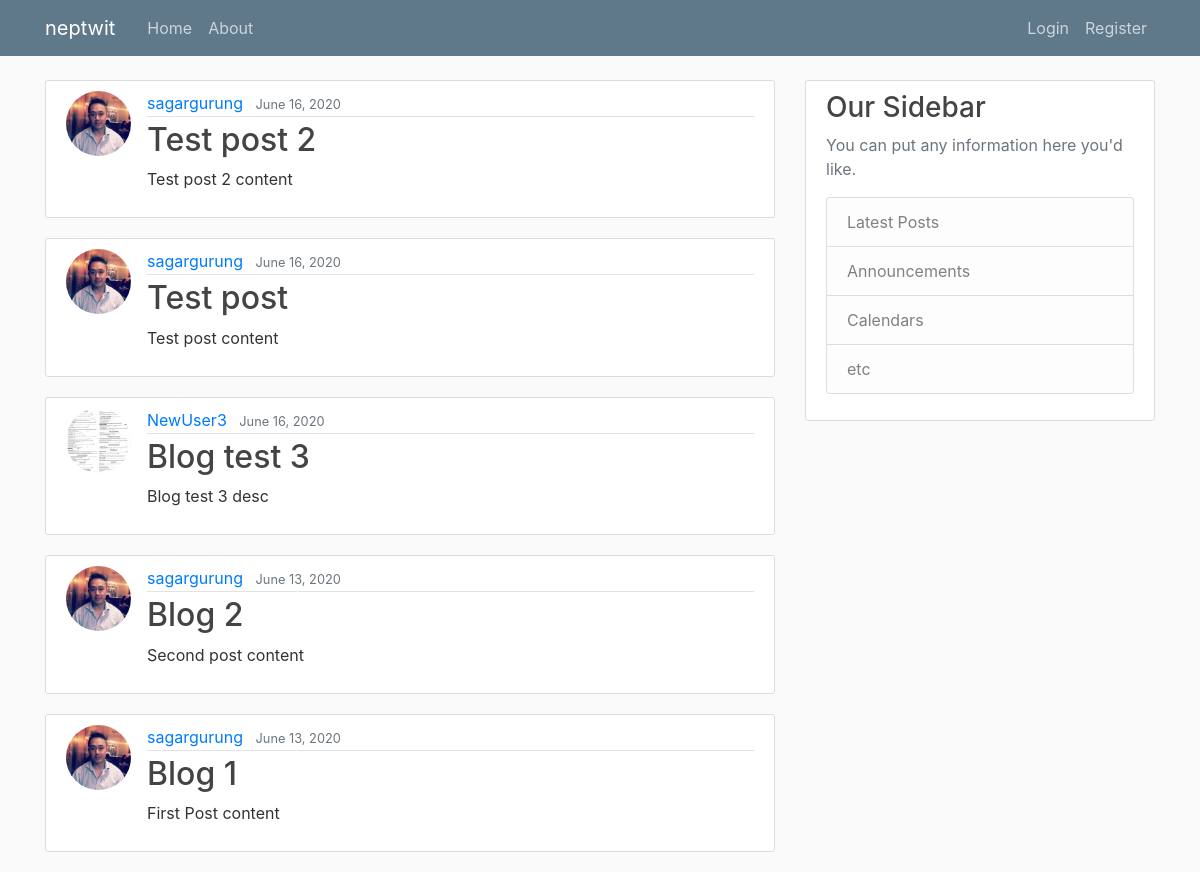
The app's page /, older data.
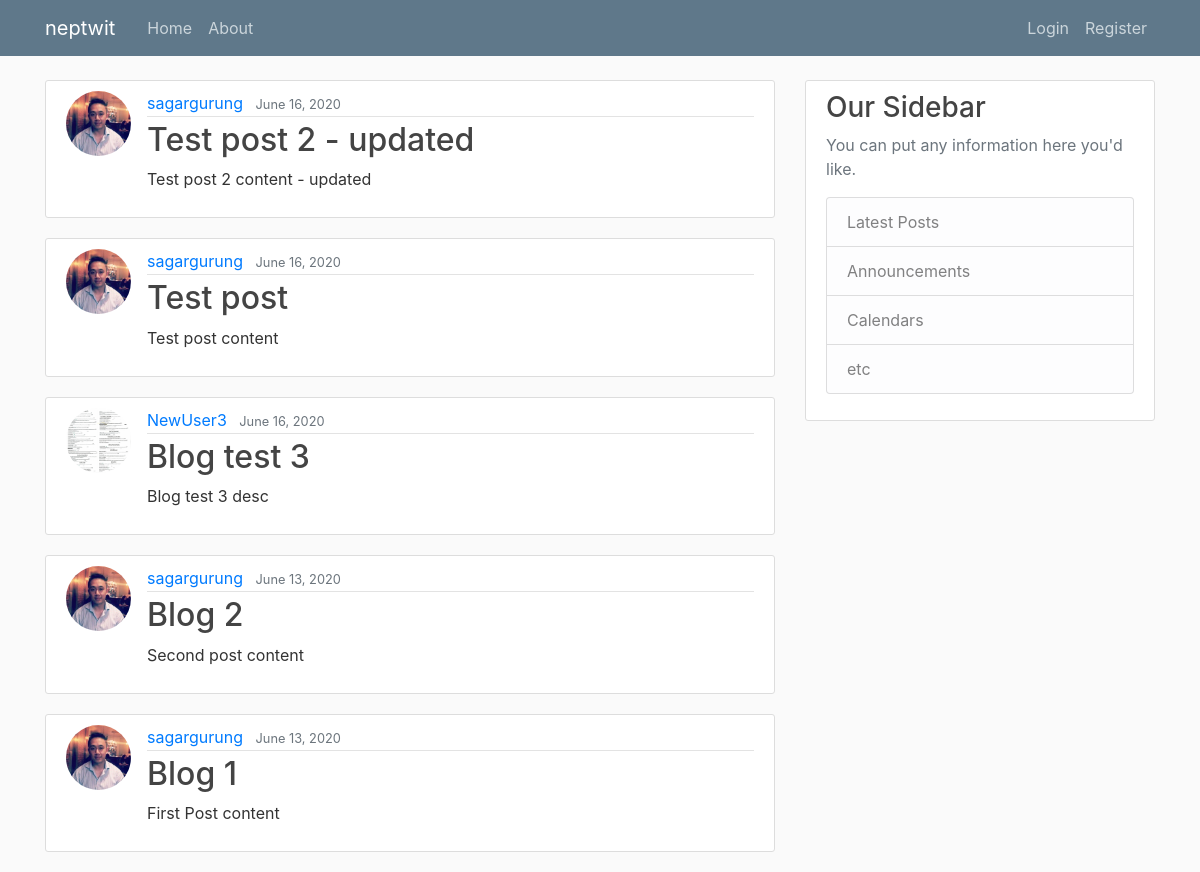
The same page, newer data.
### neptwit_blog/models.py (models this page shows, shortened)
class Post(models.Model):
    title = models.CharField(max_length=100)
    content = models.TextField()
    date_posted = models.DateTimeField(default=timezone.now)
    author = models.ForeignKey(User, on_delete=models.CASCADE)

### users/models.py (models this page shows, shortened)
class Profile(models.Model):
    user = models.OneToOneField(User, on_delete=models.CASCADE)
    image = models.ImageField(default='default.jpg', upload_to='profile_pics')

### neptwit_blog/views.py (the view)
# urls.py: path('', PostListView.as_view(), name='neptwitblog-home'),
class PostListView(ListView):
    model = Post
    template_name = 'neptwit_blog/home.html'
    context_object_name = 'posts'
    ordering = ['-date_posted']
    paginate_by = 5

### neptwit_blog/templates/neptwit_blog/home.html (shortened to what this page needs)
{% extends "neptwit_blog/base.html" %}
{% block content %}
    {% for post in posts %}
        <article class="media content-section">
            <img class="rounded-circle article-img" src="{{ post.author.profile.image.url }}" alt="">
            <div class="media-body">
                <div class="article-metadata">
                    <a class="mr-2" href="#">{{ post.author }}</a>
                    <small class="text-muted">{{ post.date_posted|date:"F d, Y" }}</small>
                </div>
                <h2><a class="article-title" href="{% url 'post-detail' post.id %}">{{ post.title }}</a></h2>
                <p class="article-content">{{ post.content }}</p>
            </div>
        </article>
    {% endfor %}
{% endblock content %}

Row changes from the older to the newer data that the page shows:
changed Post: title "Test post 2" → "Test post 2 - updated"; content "Test post 2 content" → "Test post 2 content - updated"
